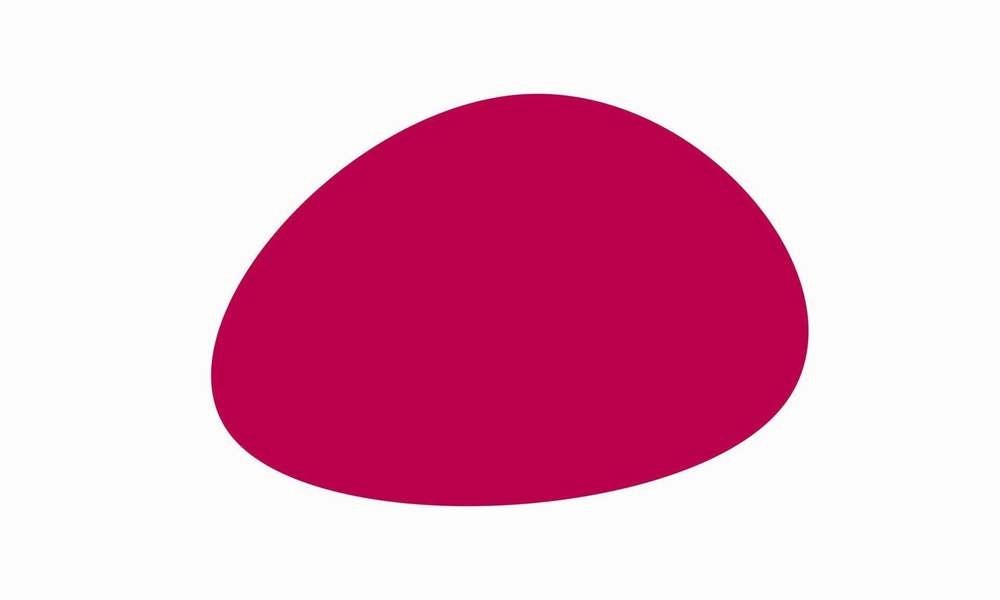
#> input picture Trimester-5/cv/Lab/07/img.jpg, 1000 x 600 px, shrunk from 1633 x 980 before the run
$ jupyter execute main.ipynb
#> lines starting #> are read from the running program, lines starting #| are printed output that depends on the picture; after the words box and inside, x2 and y2 are one past the last pixel; in counts of white or black regions, pixels touching at a corner belong together
[cell 1]
import numpy as np
import cv2
import matplotlib.pyplot as plt
from scipy import ndimage
from scipy.interpolate import RectBivariateSpline
from matplotlib import rcParams
rcParams['figure.figsize'] = (6,6)

[cell 2]
img_bgr = cv2.imread('img.jpg', cv2.IMREAD_COLOR)
#> img_bgr is the input picture: shape (600, 1000, 3); mean B, G, R 196.2, 172.7, 231
img_rgb = cv2.cvtColor(img_bgr, cv2.COLOR_BGR2RGB)
img_gray = cv2.cvtColor(img_bgr, cv2.COLOR_BGR2GRAY)
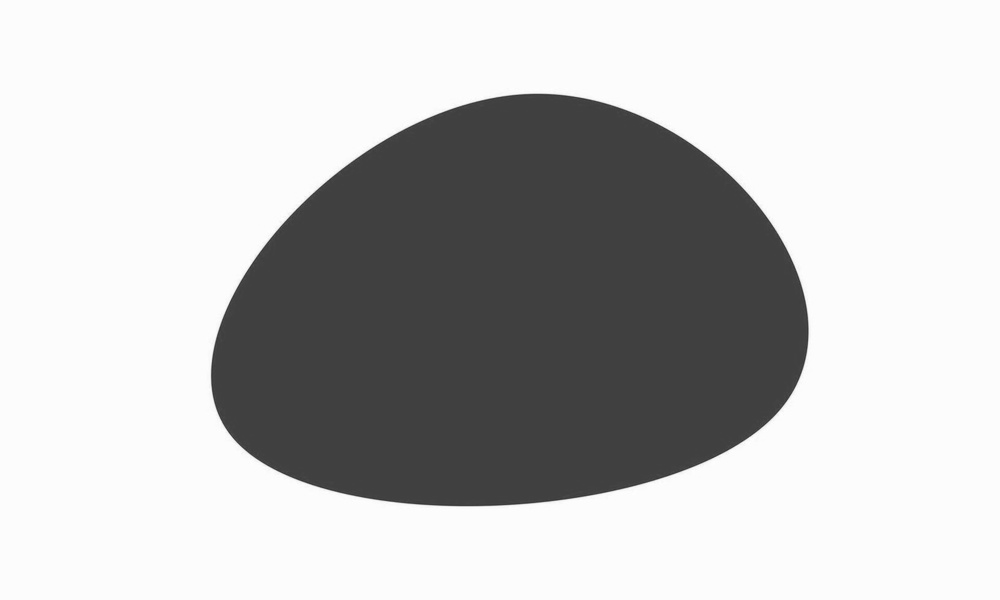
#> img_gray: shape (600, 1000); min 46, max 255, mean 192.8
img_gray_smooth = ndimage.gaussian_filter(img_gray, sigma=3)
fig, ax = plt.subplots()
ax.imshow(img_rgb)
ax.set_title('Loaded image (RGB)')
ax.axis('off')
fig

[cell 3]
_, thresh = cv2.threshold(img_gray_smooth.astype(np.uint8), 0, 255, cv2.THRESH_BINARY + cv2.THRESH_OTSU)
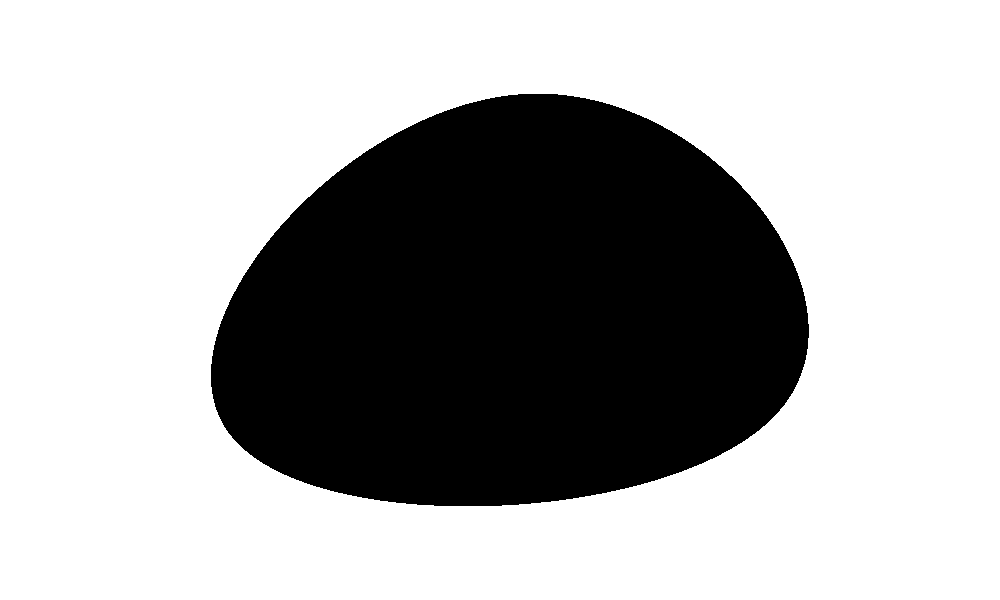
#> thresh: shape (600, 1000); 68.5% white; 1 black region
fig, ax = plt.subplots()
ax.imshow(thresh, cmap='gray')
ax.set_title('Binary thresholded image')
ax.axis('off')
fig

[cell 4]
cnts_info = cv2.findContours(thresh.copy(), cv2.RETR_EXTERNAL, cv2.CHAIN_APPROX_SIMPLE)
#> cnts_info = 1 contour; box (x1, y1, x2, y2) and area: (0, 0, 1000, 600) 598401
contours = cnts_info[0] if len(cnts_info) == 2 else cnts_info[1]
#> contours = [[[0, 0], [0, 599], [999, 599], [999, 0]]]
img_cont = img_rgb.copy()
cv2.drawContours(img_cont, contours, -1, (255,0,0), 2)
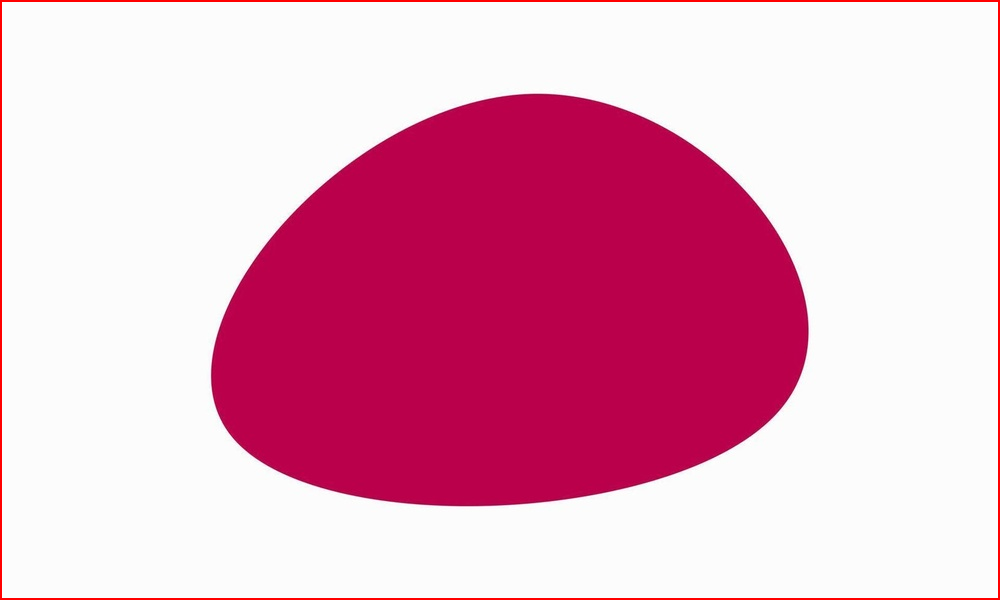
#> img_cont: shape (600, 1000, 3); mean R, G, B 231.1, 170, 193.5
fig, ax = plt.subplots()
ax.imshow(img_cont)
ax.set_title('Detected contours (from threshold)')
ax.axis('off')
fig

[cell 5]
def internal_energy_matrix(N, alpha, beta):
    D2 = np.zeros((N, N))
    D4 = np.zeros((N, N))
    for i in range(N):
        D2[i, i] = -2
        D2[i, (i-1) % N] = 1
        D2[i, (i+1) % N] = 1
        D4[i, i] = 6
        D4[i, (i-1) % N] = -4
        D4[i, (i+1) % N] = -4
        D4[i, (i-2) % N] = 1
        D4[i, (i+2) % N] = 1
    A = alpha * D2 + beta * D4
    return A
Ntest = 12
A_test = internal_energy_matrix(Ntest, 0.1, 0.1)
A_test

**Roles of alpha (α) and beta (β)**

- **α (Elasticity)**: Controls tension along the snake, acting like a first-derivative penalty that resists stretching. Higher α makes the snake behave more like a tight rubber band, favoring shorter contours and smoother, tighter fits to local minima.
- **β (Bending / Stiffness)**: Controls the bending resistance (second-derivative penalty). Higher β resists curvature, producing smoother contours that avoid sharp corners.

**Effect of extreme values**
- If α is too large: snake becomes overly tight and may shrink, failing to settle on object boundaries (over-smoothing).
- If α is too small: snake can become too elastic and noisy, allowing irregular shapes and possibly breaking apart around concavities.
- If β is too large: snake strongly resists bending and will remain overly smooth, failing to capture corners or narrow features.
- If β is too small: snake can form sharp kinks and overfit to noise in the external energy.

When α or β are poorly chosen the internal forces dominate or under-constrain the contour, so balancing them with the external image forces is key.

[cell 6]
def active_contour(img_gray, init, alpha=0.1, beta=0.1, gamma=0.1, max_iter=200, display_step=25):
    img_s = ndimage.gaussian_filter(img_gray.astype(float), 3)
    gy, gx = np.gradient(img_s)
    height, width = img_gray.shape
    x = init[:, 0].astype(float)
    y = init[:, 1].astype(float)
    N = len(x)
    A = internal_energy_matrix(N, alpha, beta)
    inv = np.linalg.inv(np.eye(N) - gamma * A)
    spline_gx = RectBivariateSpline(np.arange(height), np.arange(width), gx)
    spline_gy = RectBivariateSpline(np.arange(height), np.arange(width), gy)
    figs = []
    for i in range(max_iter):
        fx = spline_gx.ev(y, x)
        fy = spline_gy.ev(y, x)
        x = inv.dot(x + gamma * fx)
        y = inv.dot(y + gamma * fy)
        if (i % display_step) == 0 or i == max_iter - 1:
            fig, ax = plt.subplots()
            ax.imshow(img_rgb)
            ax.plot(x, y, '-r', lw=2)
            ax.set_title(f'Iteration {i}')
            ax.axis('off')
            plt.show()
            figs.append(fig)
    return np.column_stack([x, y]), figs
largest = max(contours, key=lambda c: cv2.contourArea(c))
#> largest = [[0, 0], [0, 599], [999, 599], [999, 0]]
cnt = largest.reshape(-1, 2)
#> cnt = [[0, 0], [0, 599], [999, 599], [999, 0]]
cx = cnt[:, 0].mean()
#> cx = 499.5
cy = cnt[:, 1].mean()
#> cy = 299.5
r = np.sqrt(((cnt[:, 0] - cx) ** 2 + (cnt[:, 1] - cy) ** 2)).max() * 1.2
#> r = 698.9
t = np.linspace(0, 2 * np.pi, 100, endpoint=False)
init_snake = np.column_stack([cx + r * np.cos(t), cy + r * np.sin(t)])
#> init_snake = 100 pairs, first value -199.4 to 1198.4, second value -399.4 to 998.4
snake_points, figs = active_contour(img_gray_smooth, init_snake, alpha=0.5, beta=10, gamma=0.1, max_iter=50, display_step=50)
#> in active_contour, `img_s = ndimage.gaussian_filter(img_gray.astype(float), 3)`:
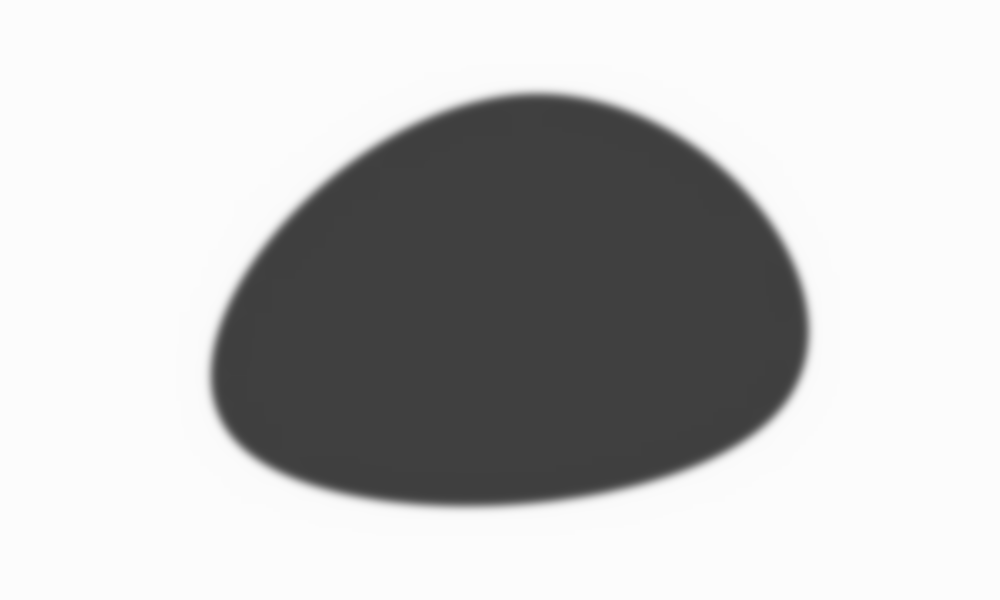
#> img_s: shape (600, 1000) float64; min 63.01, max 252, mean 192.7
#> in active_contour, `gy, gx = np.gradient(img_s)`:
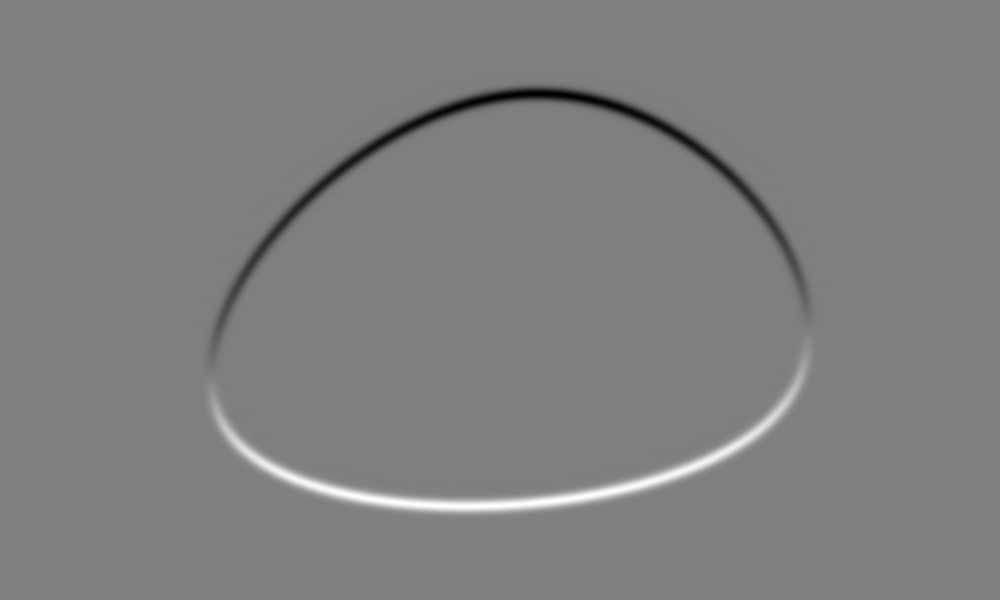
#> gy: shape (600, 1000) float64; min -17.36, max 17.37, mean 1.45e-17; drawn with min black and max white
#> in active_contour, `gy, gx = np.gradient(img_s)`:
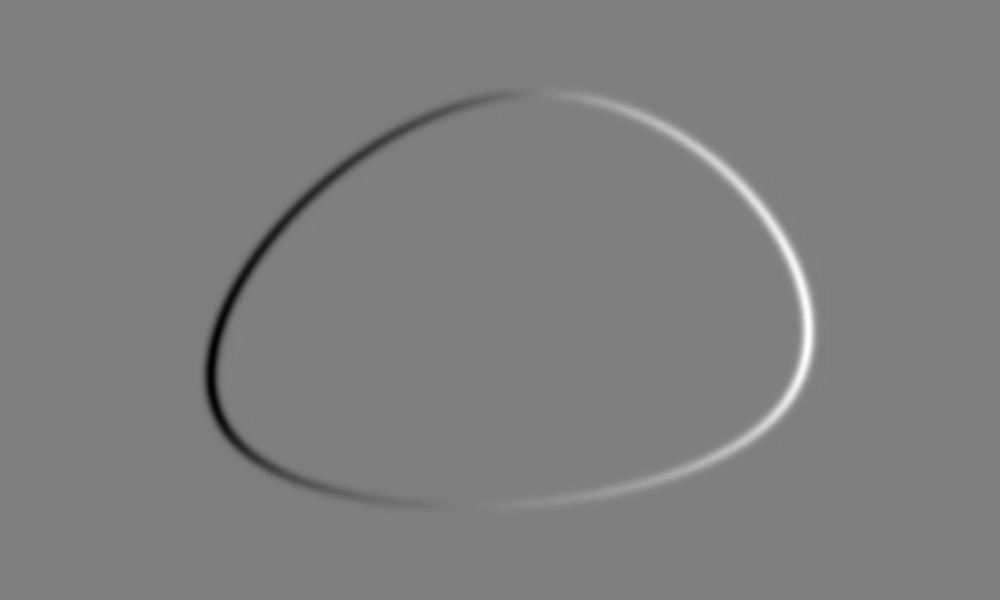
#> gx: shape (600, 1000) float64; min -17.27, max 17.34, mean 2.84e-19; drawn with min black and max white
#> in active_contour, `x = init[:, 0].astype(float)`: x = 100 values, max 1198.4 at index 0, min -199.4 at index 50, mean 499.5
#> in active_contour, `y = init[:, 1].astype(float)`: y = 100 values, max 998.4 at index 25, min -399.4 at index 75, mean 299.5
#> in active_contour, `N = len(x)`: N = 100
#> call 2 of internal_energy_matrix, with N = 100, alpha = 0.5, beta = 10
#> after the loop in internal_energy_matrix (call 2), `for i in range(N):`:
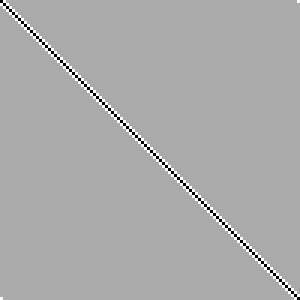
#> D2: shape (100, 100) float64 (shown 3 times larger); min -2, max 1, mean 0; drawn with min black and max white
#> after the loop in internal_energy_matrix (call 2), `for i in range(N):`:
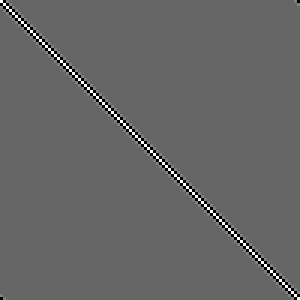
#> D4: shape (100, 100) float64 (shown 3 times larger); min -4, max 6, mean 0; drawn with min black and max white
#> in active_contour, `inv = np.linalg.inv(np.eye(N) - gamma * A)`:
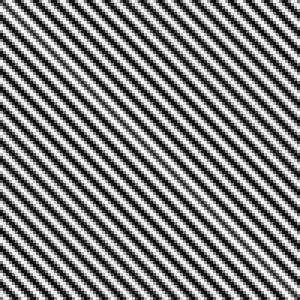
#> inv: shape (100, 100) float64 (shown 3 times larger); min -0.91, max 0.911, mean 0.01; drawn with min black and max white
#> the loop in active_contour, `for i in range(max_iter):` made 50 passes
#> pass 1, in active_contour, `plt.show()`:
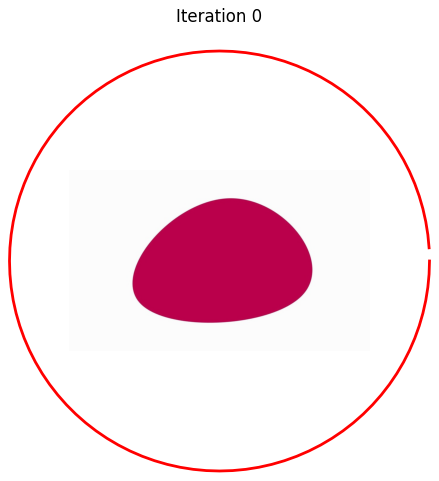
#> figure drawn by matplotlib, 1 panel
#> after the loop in active_contour, `for i in range(max_iter):`: figs = 2 items; x = 100 values, max 1.07e+69 at index 2, min -1.07e+69 at index 52, mean -7.66e+51; y = 100 values, max 1.66e+69 at index 84, min -1.66e+69 at index 34, mean 7.66e+51
#> snake_points = 100 pairs, first value -1.07e+69 to 1.07e+69, second value -1.66e+69 to 1.66e+69; figs = 2 items
figs[-1]
